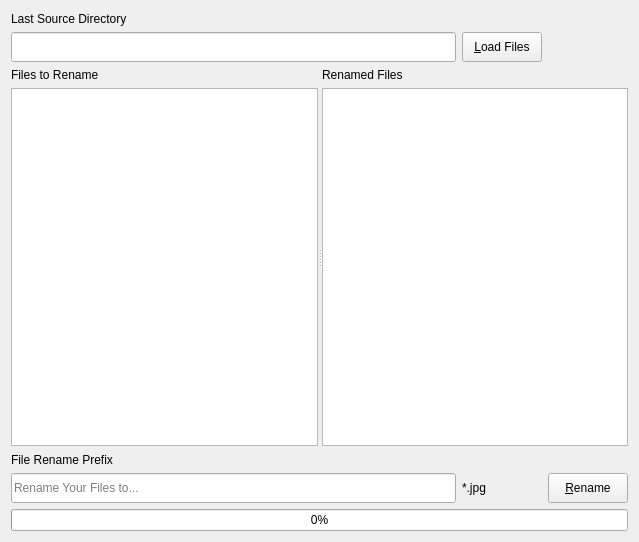
<?xml version="1.0" encoding="UTF-8"?>
<ui version="4.0">
 <class>Window</class>
 <widget class="QWidget" name="Window">
  <property name="geometry">
   <rect>
    <x>0</x>
    <y>0</y>
    <width>639</width>
    <height>542</height>
   </rect>
  </property>
  <property name="windowTitle">
   <string>RP Renamer</string>
  </property>
  <layout class="QGridLayout" name="gridLayout">
   <item row="0" column="0" colspan="2">
    <widget class="QLabel" name="label">
     <property name="maximumSize">
      <size>
       <width>16777215</width>
       <height>15</height>
      </size>
     </property>
     <property name="midLineWidth">
      <number>15</number>
     </property>
     <property name="text">
      <string>Last Source Directory</string>
     </property>
    </widget>
   </item>
   <item row="2" column="0" colspan="3">
    <widget class="QSplitter" name="splitter">
     <property name="orientation">
      <enum>Qt::Horizontal</enum>
     </property>
     <widget class="QWidget" name="">
      <layout class="QVBoxLayout" name="verticalLayout">
       <item>
        <widget class="QLabel" name="label_2">
         <property name="text">
          <string>Files to Rename</string>
         </property>
        </widget>
       </item>
       <item>
        <widget class="QListWidget" name="srcFileList"/>
       </item>
      </layout>
     </widget>
     <widget class="QWidget" name="">
      <layout class="QVBoxLayout" name="verticalLayout_2">
       <item>
        <widget class="QLabel" name="label_3">
         <property name="text">
          <string>Renamed Files</string>
         </property>
        </widget>
       </item>
       <item>
        <widget class="QListWidget" name="dstFileList"/>
       </item>
      </layout>
     </widget>
    </widget>
   </item>
   <item row="4" column="0">
    <widget class="QLineEdit" name="prefixEdit">
     <property name="minimumSize">
      <size>
       <width>0</width>
       <height>30</height>
      </size>
     </property>
     <property name="maximumSize">
      <size>
       <width>16777215</width>
       <height>30</height>
      </size>
     </property>
     <property name="text">
      <string/>
     </property>
     <property name="placeholderText">
      <string>Rename Your Files to...</string>
     </property>
    </widget>
   </item>
   <item row="1" column="1">
    <widget class="QPushButton" name="loadFilesButton">
     <property name="minimumSize">
      <size>
       <width>0</width>
       <height>30</height>
      </size>
     </property>
     <property name="maximumSize">
      <size>
       <width>16777215</width>
       <height>30</height>
      </size>
     </property>
     <property name="text">
      <string>&amp;Load Files</string>
     </property>
    </widget>
   </item>
   <item row="3" column="0" colspan="3">
    <widget class="QLabel" name="extensionLable">
     <property name="maximumSize">
      <size>
       <width>16777215</width>
       <height>15</height>
      </size>
     </property>
     <property name="midLineWidth">
      <number>15</number>
     </property>
     <property name="text">
      <string>File Rename Prefix</string>
     </property>
    </widget>
   </item>
   <item row="4" column="2">
    <widget class="QPushButton" name="remaneFilesButton">
     <property name="minimumSize">
      <size>
       <width>0</width>
       <height>30</height>
      </size>
     </property>
     <property name="maximumSize">
      <size>
       <width>16777215</width>
       <height>30</height>
      </size>
     </property>
     <property name="text">
      <string>&amp;Rename</string>
     </property>
    </widget>
   </item>
   <item row="1" column="0">
    <widget class="QLineEdit" name="dirEdit">
     <property name="minimumSize">
      <size>
       <width>0</width>
       <height>30</height>
      </size>
     </property>
     <property name="maximumSize">
      <size>
       <width>16777215</width>
       <height>30</height>
      </size>
     </property>
    </widget>
   </item>
   <item row="5" column="0" colspan="3">
    <widget class="QProgressBar" name="progressBar">
     <property name="value">
      <number>0</number>
     </property>
    </widget>
   </item>
   <item row="4" column="1">
    <widget class="QLabel" name="label_5">
     <property name="minimumSize">
      <size>
       <width>0</width>
       <height>30</height>
      </size>
     </property>
     <property name="maximumSize">
      <size>
       <width>16777215</width>
       <height>30</height>
      </size>
     </property>
     <property name="text">
      <string>*.jpg</string>
     </property>
    </widget>
   </item>
  </layout>
 </widget>
 <resources/>
 <connections/>
</ui>
